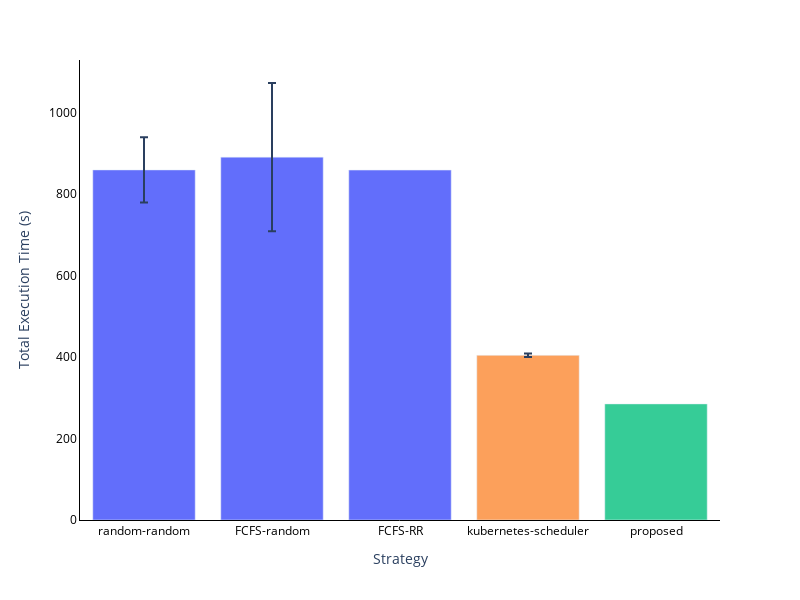

The code cell stored with this chart in its notebook:
### Code cell
fig = px.bar(
    x=total_exec_times.keys(),
    y=[round(t[0], 1) if isinstance(t, tuple) else round(t, 1) for t in total_exec_times.values()],
    error_y=[round(t[1], 1) if isinstance(t, tuple) else None for t in total_exec_times.values()],
    width=800,
    height=600
)

fig.update_traces(
    marker_color=["#626efb", "#626efb", "#626efb", "#fca05b", "#36cc97"],
    textposition='outside',
    textfont_size=14
)

fig.update_layout(
    xaxis_title='Strategy',
    yaxis_title='Total Execution Time (s)',
    plot_bgcolor='rgba(0,0,0,0)',
    paper_bgcolor='rgba(0,0,0,0)',
    xaxis=dict(
        showline=True,
        showgrid=False,
        linecolor='black',
        tickfont=dict(color='black')
    ),
    yaxis=dict(
        showline=True,
        showgrid=False,
        linecolor='black',
        tickfont=dict(color='black')
    )
)

fig.show()
fig.write_image("plots/total_exec_time.pdf", engine="kaleido")

### Figure 1 — Plotly figure (JSON) as saved in the notebook; plotly's stock layout.template omitted (floating-point values rounded to 4 significant figures)
{"data": [{"error_y": {"array": [80.2, 182.0, NaN, 4.3, NaN]}, "hovertemplate": "x=%{x}<br>y=%{y}<extra></extra>", "legendgroup": "", "marker": {"color": ["#626efb", "#626efb", "#626efb", "#fca05b", "#36cc97"], "pattern": {"shape": ""}}, "name": "", "orientation": "v", "showlegend": false, "textfont": {"size": 14}, "textposition": "outside", "type": "bar", "x": ["random-random", "FCFS-random", "FCFS-RR", "kubernetes-scheduler", "proposed"], "xaxis": "x", "y": [859.4, 890.8, 859.0, 404.2, 285.0], "yaxis": "y"}], "layout": {"barmode": "relative", "height": 600, "legend": {"tracegroupgap": 0}, "margin": {"t": 60}, "paper_bgcolor": "rgba(0,0,0,0)", "plot_bgcolor": "rgba(0,0,0,0)", "width": 800, "xaxis": {"anchor": "y", "domain": [0, 1], "linecolor": "black", "showgrid": false, "showline": true, "tickfont": {"color": "black"}, "title": {"text": "Strategy"}}, "yaxis": {"anchor": "x", "domain": [0, 1], "linecolor": "black", "showgrid": false, "showline": true, "tickfont": {"color": "black"}, "title": {"text": "Total Execution Time (s)"}}}}
